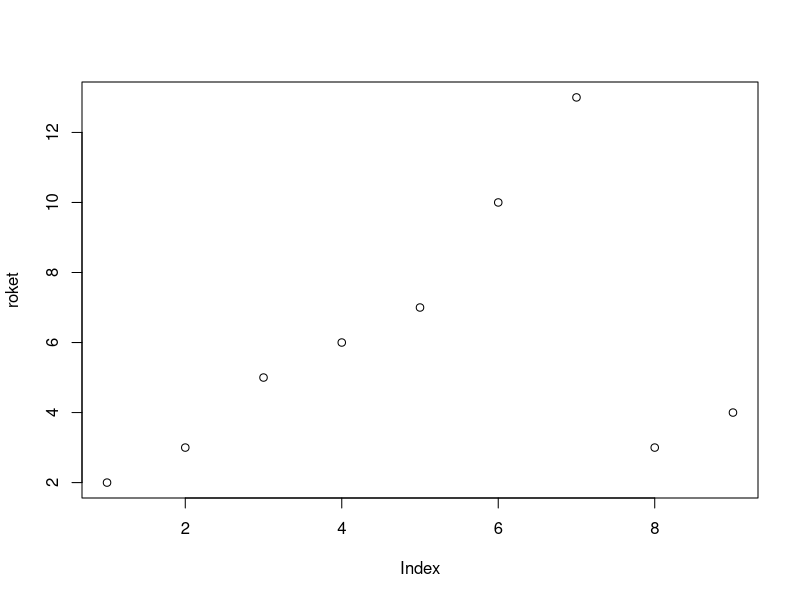
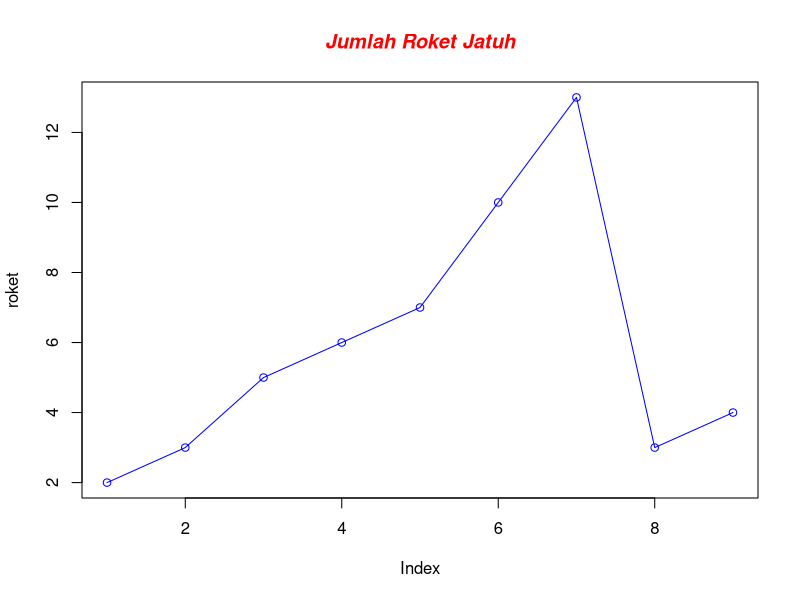
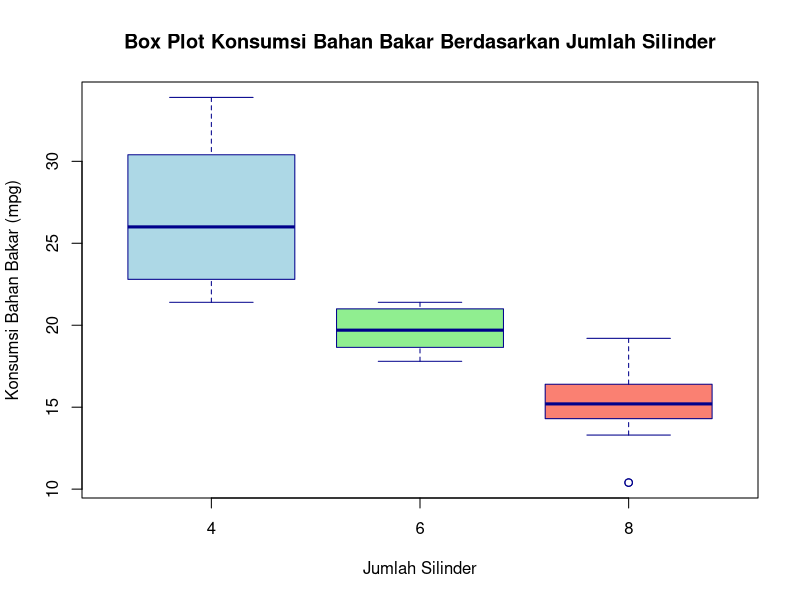
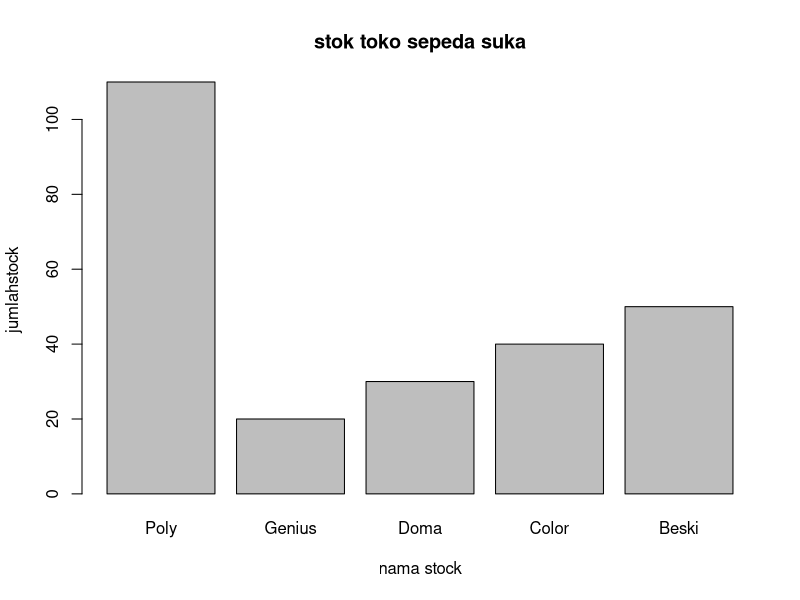
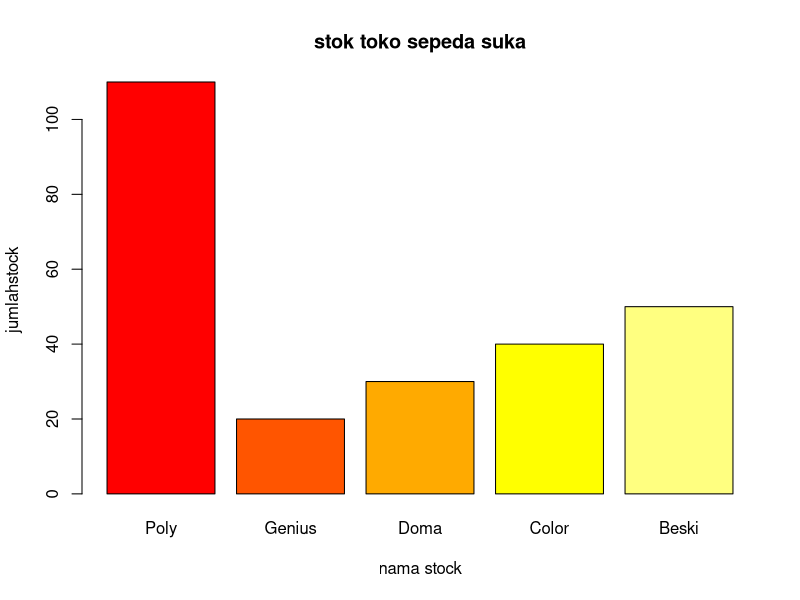
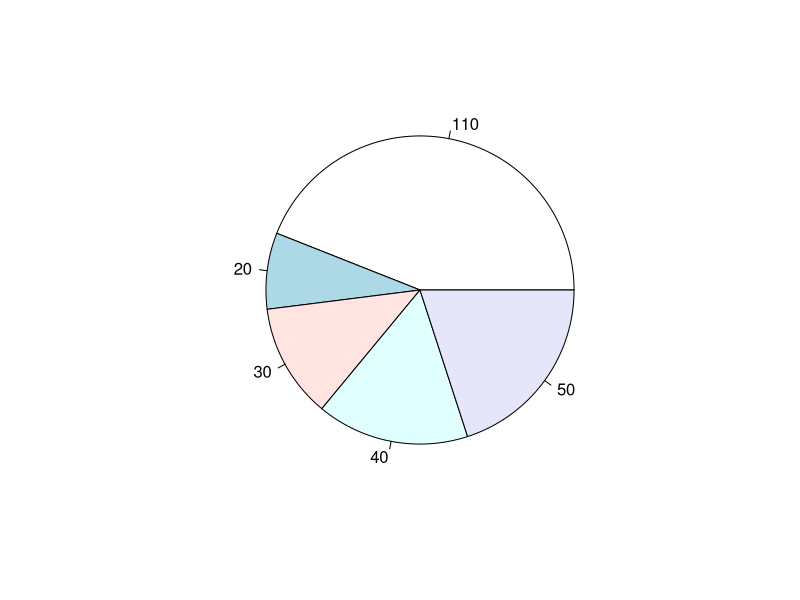
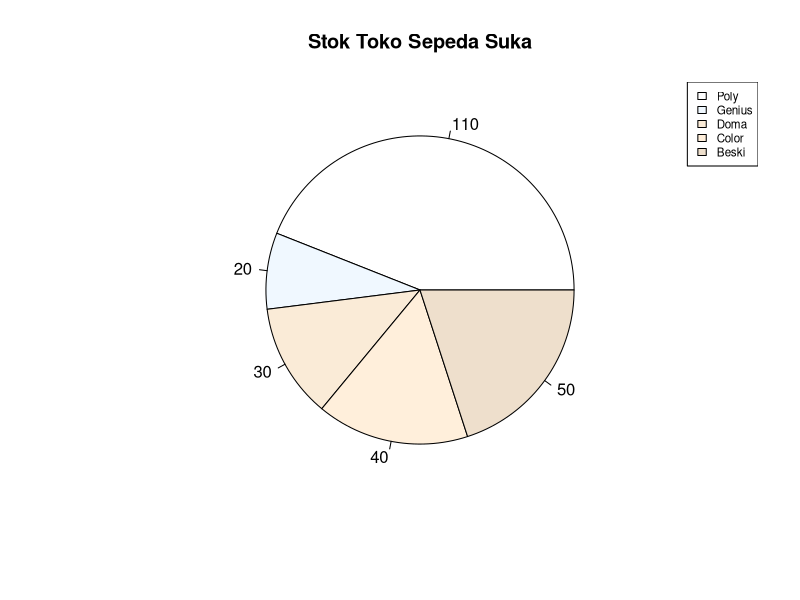

These figures' R source, in order: (Note: this script raises an error after producing the figures.)
## ---- chunk 1
id<-(letters[4:10])
id
saving<-c(100,200,150,130,120,200,250)
income<-c(1000,1200,1300,1100,1500,1250,1150)
#Setelah selesai, saya akan 
datcoba<-data.frame(id,saving,income)

## ---- chunk 2
coba<-c(100,200,300)
coba
cobax<-c("Macan","Singa","Serigala")
cobax

## ---- chunk 3
typeof(coba)
length(coba)
class(coba)
str(coba)
#Untuk menamabah data, kita bisa masukkan data seperti ini 
coba<-c(coba,400)
coba
#Jika hendak menampilkan data berturut kita bisa membuat seperti ini 
seri<-(1:7)
seri
## ---- chunk 4
cobax<-c(cobax,"Macan Tutul")
cobax
## ---- chunk 5
n<-matrix(1:9,nrow=3,ncol=3)
n

## ---- chunk 6
# Membuat list sederhana
listku <- list(
  angka = 47,                   # elemen dengan tipe data numerik
  teks = "Halo, dunia!",        # elemen dengan tipe data karakter
  vektor = c(3, 1, 2, 4),       # elemen dengan tipe data vektor numerik
  matrix = matrix(1:4, 2, 2),   # elemen dengan tipe data matriks
  data = data.frame(A = 1:3, B = c("a", "b", "c"))  # elemen dengan tipe data data frame
)

# Menampilkan isi list
print(listku)

## ---- chunk 7
roket=c(2,3,5,6,7,10,13,3,4)
plot(roket)
#jika mau merubah gaya grafik
plot(roket,type="o",col="blue")

title(main="Jumlah Roket Jatuh",col.main="red",font.main=4)
## ---- chunk 8
# Menggunakan data bawaan mtcars
data(mtcars)

# Membuat box plot untuk menunjukkan distribusi konsumsi bahan bakar (mpg) berdasarkan jumlah silinder (cyl)
boxplot(mpg ~ cyl, 
        data = mtcars, 
        main = "Box Plot Konsumsi Bahan Bakar Berdasarkan Jumlah Silinder",
        xlab = "Jumlah Silinder",
        ylab = "Konsumsi Bahan Bakar (mpg)",
        col = c("lightblue", "lightgreen", "salmon"),
        border = "darkblue")

## ---- chunk 9
#Membuat Data terlebih dahulu
stocktoko <-c("Poly", "Genius", "Doma", "Color", "Beski")
jumlahstock<-c(110,20,30,40,50)
#Membuat data frame 
stoko<-data.frame(stocktoko,jumlahstock)
#Membuat Grafik
View(stoko)

barplot(stoko$jumlahstock,main="stok toko sepeda suka", xlab="nama stock", ylab="jumlahstock",names.arg=stoko$stocktoko)

barplot(stoko$jumlahstock,main="stok toko sepeda suka", xlab="nama stock", ylab="jumlahstock",names.arg=stoko$stocktoko,col=heat.colors(5))

## ---- chunk 10
pie(stoko$jumlahstock,labels = stoko$jumlahstock)
#Menambahkan judul Grafik
pie(stoko$jumlahstock,labels=stoko$jumlahstock, main="Stok Toko Sepeda Suka",col=colors(5))
#Menambahkan Legenda
legend("topright",c("Poly","Genius","Doma","Color","Beski"),cex=0.7,fill=colors(5))
## ---- chunk 11
summary(nilaistatistika)
sd(nilaistatistika)
## ---- chunk 12
summary(datcoba)
